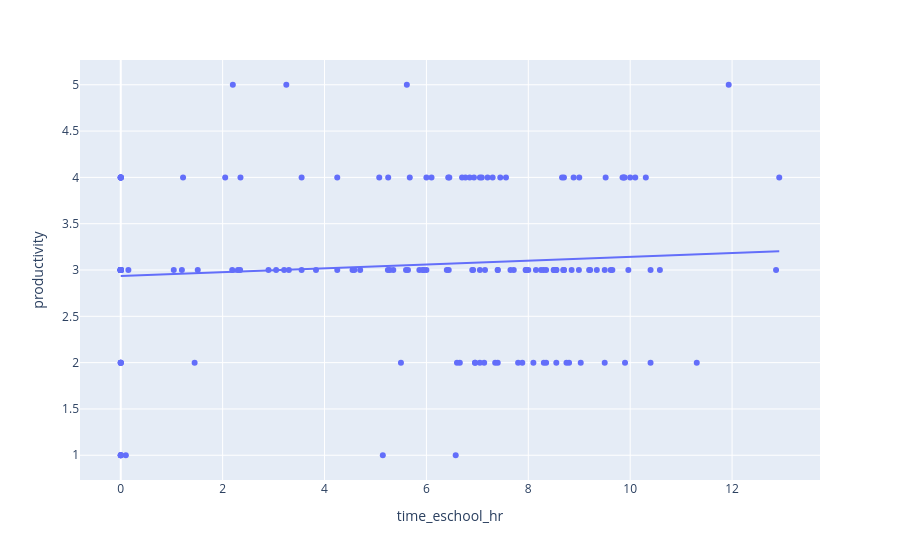

Source (notebook cell):
### Code cell
# plot productivity vs time spent at home for all
fig = px.scatter(linklab, x="time_eschool_hr", y="productivity", trendline="ols")
fig.show()

### Figure 1 — Plotly figure (JSON) as saved in the notebook; plotly's stock layout.template omitted (floating-point values rounded to 4 significant figures; data arrays with more than 128 entries replaced by an {"elided": "..."} marker saying what was removed)
{"data": [{"hovertemplate": "time_eschool_hr=%{x}<br>productivity=%{y}<extra></extra>", "legendgroup": "", "marker": {"color": "#636efa", "symbol": "circle"}, "mode": "markers", "name": "", "orientation": "v", "showlegend": false, "type": "scatter", "x": {"elided": "169 float values"}, "xaxis": "x", "y": {"elided": "169 int values"}, "yaxis": "y"}, {"hovertemplate": "<b>OLS trendline</b><br>productivity = 0.0206745 * time_eschool_hr + 2.93475<br>R<sup>2</sup>=0.009251<br><br>time_eschool_hr=%{x}<br>productivity=%{y} <b>(trend)</b><extra></extra>", "legendgroup": "", "marker": {"color": "#636efa", "symbol": "circle"}, "mode": "lines", "name": "", "showlegend": false, "type": "scatter", "x": {"elided": "169 float values"}, "xaxis": "x", "y": {"elided": "169 float values"}, "yaxis": "y"}], "layout": {"legend": {"tracegroupgap": 0}, "margin": {"t": 60}, "xaxis": {"anchor": "y", "domain": [0, 1], "title": {"text": "time_eschool_hr"}}, "yaxis": {"anchor": "x", "domain": [0, 1], "title": {"text": "productivity"}}}}
